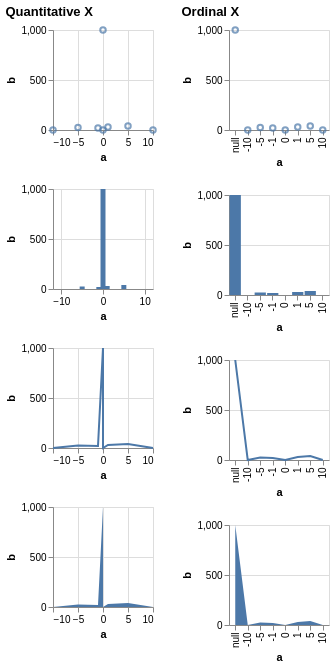

Write a Vega-Lite specification for this figure.
### Vega-Lite specification from a JSON file in a GitHub repository (floating-point values rounded to 4 significant figures)
{"$schema": "https://vega.github.io/schema/vega-lite/v5.json", "description": "Testing invalid", "data": {"values": [{"a": null, "b": 1000}, {"a": -10, "b": null}, {"a": -5, "b": 25}, {"a": -1, "b": 20}, {"a": 0, "b": null}, {"a": 1, "b": 30}, {"a": 5, "b": 40}, {"a": 10, "b": null}]}, "config": {"mark": {"invalid": null}}, "hconcat": [{"title": "Quantitative X", "vconcat": [{"width": 100, "height": 100, "mark": "point", "encoding": {"x": {"field": "a", "type": "quantitative"}, "y": {"field": "b", "type": "quantitative"}}}, {"width": 100, "height": 100, "mark": "bar", "encoding": {"x": {"field": "a", "type": "quantitative"}, "y": {"field": "b", "type": "quantitative"}}}, {"width": 100, "height": 100, "mark": "line", "encoding": {"x": {"field": "a", "type": "quantitative"}, "y": {"field": "b", "type": "quantitative"}}}, {"width": 100, "height": 100, "mark": "area", "encoding": {"x": {"field": "a", "type": "quantitative"}, "y": {"field": "b", "type": "quantitative"}}}]}, {"title": "Ordinal X", "vconcat": [{"width": 100, "height": 100, "mark": "point", "encoding": {"x": {"field": "a", "type": "ordinal"}, "y": {"field": "b", "type": "quantitative"}}}, {"width": 100, "height": 100, "mark": "bar", "encoding": {"x": {"field": "a", "type": "ordinal"}, "y": {"field": "b", "type": "quantitative"}}}, {"width": 100, "height": 100, "mark": "line", "encoding": {"x": {"field": "a", "type": "ordinal"}, "y": {"field": "b", "type": "quantitative"}}}, {"width": 100, "height": 100, "mark": "area", "encoding": {"x": {"field": "a", "type": "ordinal"}, "y": {"field": "b", "type": "quantitative"}}}]}]}
